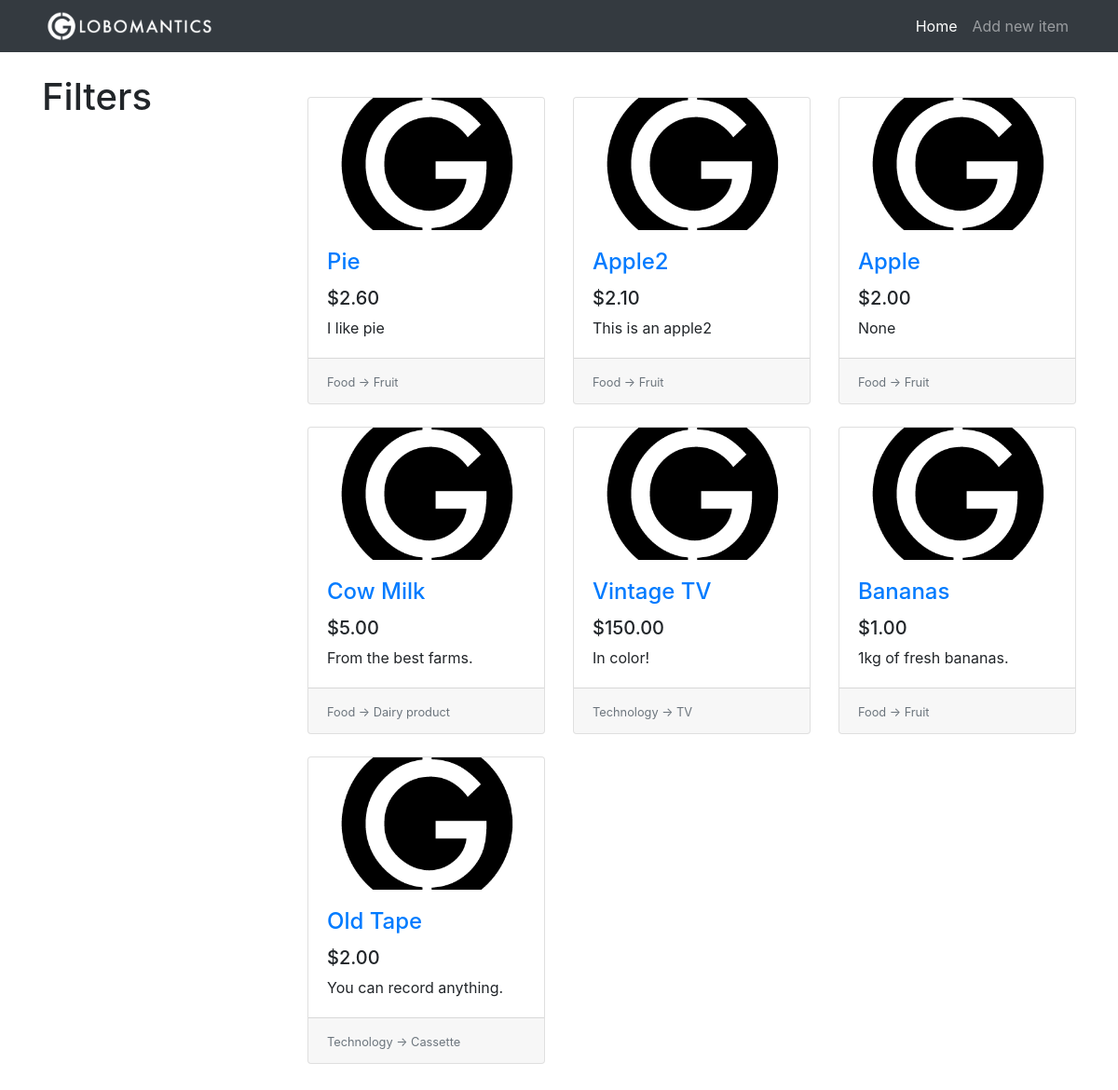
Before: / with the older database file.
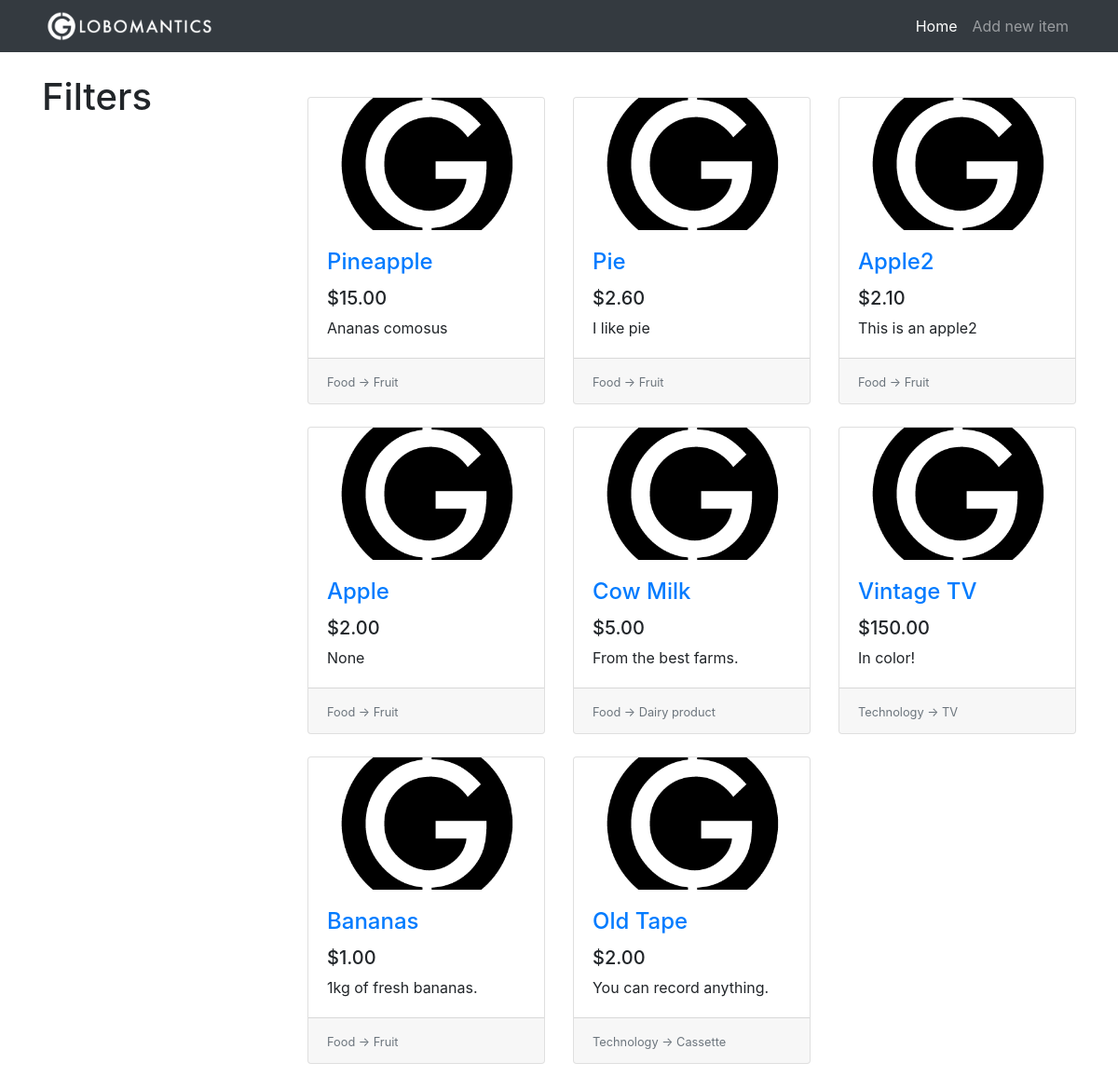
After: the same page with the newer database file.
### tables this page shows
CREATE TABLE items(
                    id              INTEGER PRIMARY KEY AUTOINCREMENT,
                    title           TEXT,
                    description     TEXT,
                    price           REAL,
                    image           TEXT,
                    category_id     INTEGER,
                    subcategory_id  INTEGER,
                    FOREIGN KEY(category_id) REFERENCES categories(id),
                    FOREIGN KEY(subcategory_id) REFERENCES subcategories(id)
);

CREATE TABLE categories(
                    id              INTEGER PRIMARY KEY AUTOINCREMENT,
                    name            TEXT
);

CREATE TABLE subcategories(
                    id              INTEGER PRIMARY KEY AUTOINCREMENT,
                    name            TEXT,
                    category_id     INTEGER,
                    FOREIGN KEY(category_id) REFERENCES categories(id)
);

### app.py (the view)
@app.route("/")
def home():
    conn = get_db()
    c = conn.cursor()
    items_from_db = c.execute("""SELECT
                    i.id, i.title, i.description, i.price, i.image, c.name, s.name
                    FROM
                    items AS i
                    INNER JOIN categories AS c ON i.category_id = c.id
                    INNER JOIN subcategories AS s ON i.subcategory_id  = s.id
                    ORDER BY i.id DESC
    """)
    items = []
    for row in items_from_db:
        item = {
            "id": row[0],
            "title": row[1],
            "description": row[2],
            "price": row[3],
            "image": row[4],
            "category": row[5],
            "subcategory": row[6]
        }
        items.append(item)
    return render_template("home.html", items=items)

### app.py (called while the page is built)
def get_db():
    db = getattr(g, "_database", None)
    if db is None:
        db = g._database = sqlite3.connect("db/globomantics.db")
    return db

@app.teardown_appcontext
def close_connection(exception):
    db = getattr(g, "_database", None)
    if db is not None:
        db.close()

### templates/home.html
{% extends 'base.html' %}
{% set active_page = 'home' %}
{% block content %}
    <div class="row">
        <div class="col-lg-3">
            <div class="my-4">
                <h1>Filters</h1>
            </div>
        </div>
        <div class="col-lg-9">
            <div class="row my-5 card-wrapper">
                {% if items %}
                {% for item in items %}
                <div class="col-lg-4 col-md-6 mb-4">
                    <div class="card h-100">
                        <div class="embed-responsive embed-responsive-16by9">
                            <a href="#">
                                <img class="card-img-top embed-responsive-item" src="{{ url_for('static', filename='images/placeholder.png') }}">
                            </a>
                        </div>
                        <div class="card-body">
                            <h4 class="card-title">
                                <a href="#">{{ item.title }}</a>
                            </h4>
                            <h5>{{ "$%.2f" | format(item.price) }}</h5>
                            <p class="card-text">{{ item.description }}</p>
                        </div>
                        <div class="card-footer">
                            <small class="text-muted">
                                {{ item.category }} -> {{ item.subcategory }}
                            </small>
                        </div>
                    </div>
                </div>
                {% endfor %}
                {% else %}
                <h1 class="offset-lg-3">No items to show.</h1>
                {% endif %}
            </div>
        </div>
    </div>
{% endblock %}

### templates/base.html (shortened to what this page needs)
<!DOCTYPE html>
<html lang="en">
<head>
    <link rel="stylesheet" href="https://stackpath.bootstrapcdn.com/bootstrap/4.4.1/css/bootstrap.min.css">
    <link rel="stylesheet" href="{{ url_for('static', filename='css/style.css') }}">
</head>
<body>
    <nav class="navbar navbar-expand-lg navbar-dark bg-dark fixed-top">
        <div class="container">
            <a href="{{ url_for('home') }}" class="navbar-brand">
                <img src="{{ url_for('static', filename='images/logo.png') }}" height="40px">
            </a>
            <div class="collapse navbar-collapse" id="navbarResponsive">
                <ul class="navbar-nav ml-auto">
                    <li class="nav-item {{ 'active' if active_page == 'home' else '' }}">
                        <a href="{{ url_for('home') }}" class="nav-link">Home</a>
                    </li>
                    <li class="nav-item {{ 'active' if active_page == 'new_item' else '' }}">
                        <a href="{{ url_for('new_item') }}" class="nav-link">Add new item</a>
                    </li>
                </ul>
            </div>
        </div>
    </nav>
    <div class="container">
    {% block content %}{% endblock %}
    </div>
</body>
</html>

### static/css/style.css (style rules this page uses)
body { padding-top: 56px; }
.navbar-brand { padding-top: 0rem; padding-bottom: 0rem; }
.card-img-top { object-fit: cover; }

Changed rows visible on the page:
added items: title "Pineapple", price "$15.00", description "Ananas comosus", category "Food", subcategory "Fruit"
